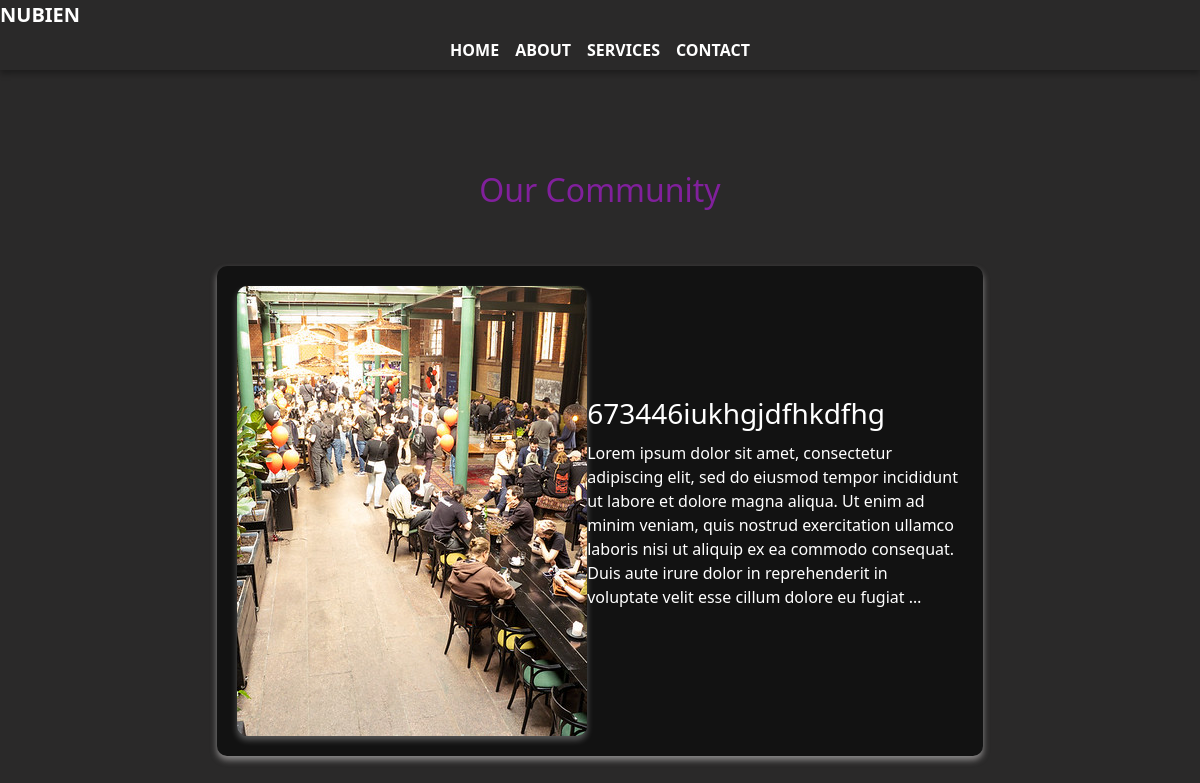
/about/6/, run on the app's committed database.
### nubien_blog/models.py (models this page shows, shortened)
class BlogPost(models.Model):
    category = models.ForeignKey(
        'Category',
        on_delete=models.SET_NULL,
        null=True,
        blank=True,
        related_name='blog_posts'
    )
    title = models.CharField(max_length=150)
    content = models.TextField()
    image = models.ImageField(upload_to='blog_images/', blank=True, null=True)
    alt_text = models.CharField(max_length=255, blank=True)
    created_at = models.DateTimeField(auto_now_add=True)
    updated_at = models.DateTimeField(auto_now=True)

### nubien_blog/views.py (the view)
# urls.py: path('about/', views.about, name='about'),  # About page
def about(request, id=None):
    home_content = HomePageContent.objects.first()  # Fetches the first content
    if id:
        blog_post = get_object_or_404(BlogPost, id=id)
        return render(request, 'about.html', {'home_content': home_content, 'blog_posts': [blog_post]})
    blog_posts = BlogPost.objects.all()
    return render(request, 'about.html', {'home_content': home_content, 'blog_posts': blog_posts})

### nubien_blog/templates/about.html (shortened to what this page needs)
{% load static %}
<!DOCTYPE html>
<html lang="en">
<head>
    <link href="https://cdn.jsdelivr.net/npm/bootstrap@5.0.1/dist/css/bootstrap.min.css" rel="stylesheet">
    <link rel="stylesheet" href="{% static 'css/about.css' %}">
    <link rel="stylesheet" href="{% static 'css/nav.css' %}">
</head>
<body>
    {% include 'nav.html' %}
<section class="blog-list">
    <h2>Our Community</h2>
    {% for blog in blog_posts %}
        <div class="blog-item">
            <div class="blog-content">
                <div class="blog-text">
                    <h3>{{ blog.title }}</h3>
                    <p>{{ blog.content|truncatewords:50 }}</p>
                </div>
                {% if blog.image %}
                    <div class="blog-image">
                        <img src="{{ blog.image.url }}" alt="{{ blog.title }}">
                    </div>
                {% endif %}
            </div>
        </div>
    {% empty %}
        <p>No blog posts available.</p>
    {% endfor %}
</section>
</body>
</html>

### static/css/about.css (style rules this page uses)
* { margin: 0; padding: 0; border: none; }
h2 { margin-top: auto; padding-top: 7%; color: #81209c; text-align: center; }
body { background-color: #2a2929; }
img { width: 350px; height: 450px; object-fit: cover; border-radius: 10px; box-shadow: 0 4px 6px rgba(223, 211, 211, 0.3); }
html, body { height: 100%; }
.blog-list { display: flex; flex-direction: column; gap: 3rem; padding: 20px; justify-content: center; }
.blog-item { display: flex; flex-direction: row; gap: 2rem; padding: 20px; background: #121212; color: white; border-radius: 10px; box-shadow: 0 4px 6px rgba(236, 231, 231, 0.5); width: 66%; max-width: 1200px; margin: 0 auto; }
.blog-content { display: flex; flex-direction: row; align-items: center; justify-content: space-between; width: 100%; }
.blog-text { flex: 1; }
.blog-image { width: 350px; height: 450px; }
.blog-item .blog-image img { width: 100%; height: 100%; object-fit: cover; border-radius: 10px; box-shadow: 0 4px 6px rgba(251, 251, 251, 0.3); }
.blog-list .blog-item:nth-child(even) .blog-content { flex-direction: row-reverse; }
.blog-text h3 { font-size: 1.75rem; margin-bottom: 10px; }
.blog-text p { font-size: 1rem; margin-bottom: 15px; }

### data on the page
BlogPost: title "673446iukhgjdfhkdfhg", content "Lorem ipsum dolor sit amet, consectetur adipiscing elit, sed do eiusmod tempor incididunt ut labore et dolore magna aliqua. Ut enim ad minim veniam, quis nostrud exercitation ullamco laboris nisi ut aliquip ex ea commodo consequat. Duis aute irure dolor in reprehenderit in voluptate velit esse cillum dolore eu fugiat …", image (picture)
